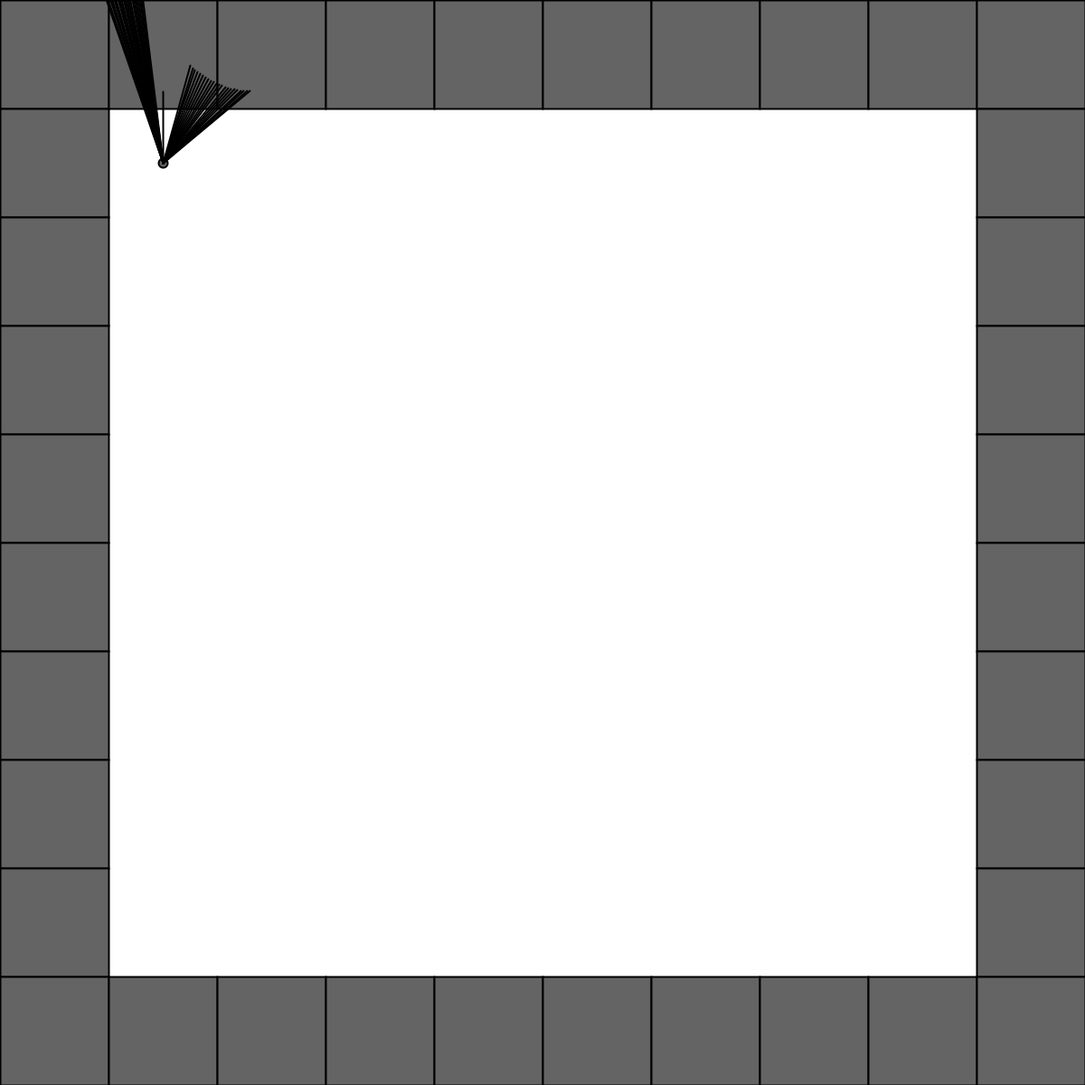
Frame 1 (no input)
Frame 60 (the mouse pressed at the canvas centre just before this capture): identical to frame 1, image omitted
Frame 120 (the mouse held since frame 60 and released just before this capture): identical to frame 1, image omitted

The Processing sketch that drew this single still picture (run headless with seeded random() and noise(); from frame 60 on, the mouse is pressed at the canvas centre):

// Processing sketch: ray_casting
// ── ray_casting.pde
// ray caster
int num_squares = 10;
int rec_width, rec_height;

// 
float[][] map = new float[num_squares][num_squares];
Rectangle[][] recs = new Rectangle[num_squares][num_squares];
int num_rays = 45; // always odd
Vec2[] rays = new Vec2[num_rays];
float fov = radians(90);
int[] curr_square;

void setup() {
    rec_width = width/num_squares;
    rec_height = height/num_squares;
    size(1200, 1200);
    surface.setTitle("Ray Caster");
    strokeWeight(2);
    for (int i = 0; i < map.length; i++) {
        for (int j = 0; j < map[0].length; j++) {
            if (i == 0 || i == map.length-1 || j == 0 || j == map[0].length-1) {
                map[i][j] = 1;
                recs[i][j] = new Rectangle(i*rec_width, j*rec_height, rec_width, rec_height);
            } else {
                map[i][j] = 0;
                recs[i][j] = null;
            }
        }
    }

    curr_square = new int[]{1, 1, rec_width+(rec_width/2), rec_height+(rec_height/2)};

    rays[0] = new Vec2(0, 1);
    for (int i = 1; i < floor(num_rays/2)+1; i++) {
        float angle = i*fov/num_rays;
        float newx = cos(angle*rays[0].x)-sin(angle*rays[0].y);
        float newy = sin(angle*rays[0].x)+cos(angle*rays[0].y);
        rays[i*2-1] = new Vec2(newx, newy);
        rays[i*2] = new Vec2(-newx, -newy);
    }
}

Rectangle curr;
void draw() {
    rectMode(CORNER);
    background(255);
    stroke(0,0,0);
    fill(100);

    for (int i = 0; i < map.length; i++) {
        for (int j = 0; j < map[0].length; j++) {
            curr = recs[i][j];
            if (curr != null) {
                rect(curr.tLeft.x, curr.tLeft.y, curr.rwidth, curr.rheight);
            }
        }
    }
    circle(curr_square[2], curr_square[3], 10.0);
    for (int i = 0; i < rays.length; i++) {
        Vec2 curr_ray = rays[i];
        line(curr_square[2], curr_square[3], curr_square[2]+curr_ray.x*100, curr_square[1]+curr_ray.y*100);
    }
}

void keyPressed() {
    if (key == 'a' || keyCode == LEFT) {
        if (recs[curr_square[0]-1][curr_square[1]] == null) {
            curr_square[0]--;
            curr_square[2] -= rec_width;
        } 
    } else if (key == 'd' || keyCode == RIGHT) {
        if (recs[curr_square[0]+1][curr_square[1]] == null) {
            curr_square[0]++;
            curr_square[2] += rec_width;
        } 
    } else if (key == 's' || keyCode == DOWN) {
        if (recs[curr_square[0]][curr_square[1]+1] == null) {
            curr_square[1]++;
            curr_square[3] += rec_height;
        } 
    } else if (key == 'w' || keyCode == UP) {
        if (recs[curr_square[0]][curr_square[1]-1] == null) {
            curr_square[1]--;
            curr_square[3] -= rec_height;
        } 
    }
}


// ── Rectangle.pde
public class Rectangle {
    public Vec2 tLeft, tRight, bLeft, bRight, center;
    public float rwidth, rheight;

    public Rectangle(float tlx, float tly, float rwidth_, float rheight_) {
        tLeft = new Vec2(tlx, tly);
        tRight = new Vec2(tlx+rwidth, tly);
        bLeft = new Vec2(tlx, tly + rheight);
        bRight = new Vec2(tlx + rwidth, tly+rheight);
        center = new Vec2(tlx+(floor(rwidth/2)), tly+(floor(rheight/2)));
        rwidth = rwidth_; rheight = rheight_;
    }
}
// ── Vec2.pde
//Vector Library
//CSCI 5611 Vector 2 Library [Example]
// Stephen J. Guy <sjguy@umn.edu>

public class Vec2 {
    public float x, y;

    public Vec2(float x, float y){
        this.x = x;
        this.y = y;
    }

    public String toString(){
        return "(" + x+ "," + y +")";
    }

    public float length(){
        return sqrt(x*x+y*y);
    }

    public Vec2 plus(Vec2 rhs){
        return new Vec2(x+rhs.x, y+rhs.y);
    }

    public void add(Vec2 rhs){
        x += rhs.x;
        y += rhs.y;
    }

    public Vec2 minus(Vec2 rhs){
        return new Vec2(x-rhs.x, y-rhs.y);
    }

    public void subtract(Vec2 rhs){
        x -= rhs.x;
        y -= rhs.y;
    }

    public Vec2 times(float rhs){
        return new Vec2(x*rhs, y*rhs);
    }

    public void mul(float rhs){
        x *= rhs;
        y *= rhs;
    }

    public void clampToLength(float maxL){
        float magnitude = sqrt(x*x + y*y);
        if (magnitude > maxL){
        x *= maxL/magnitude;
        y *= maxL/magnitude;
        }
    }

    public void setToLength(float newL){
        float magnitude = sqrt(x*x + y*y);
        x *= newL/magnitude;
        y *= newL/magnitude;
    }

    public void normalize(){
        float magnitude = sqrt(x*x + y*y);
        x /= magnitude;
        y /= magnitude;
    }

    public Vec2 normalized(){
        float magnitude = sqrt(x*x + y*y);
        return new Vec2(x/magnitude, y/magnitude);
    }

    public float distanceTo(Vec2 rhs){
        float dx = rhs.x - x;
        float dy = rhs.y - y;
        return sqrt(dx*dx + dy*dy);
    }

    public void rotated(float rad) {
        x = cos(rad)*x-sin(rad)*y;
        y = sin(rad)*x+cos(rad)*y;
    }

    public Vec2 rotate(float rad) {
        float newx = cos(rad)*x-sin(rad)*y;
        float newy = sin(rad)*x+cos(rad)*y;
        return new Vec2(newx, newy);
    }
}

Vec2 interpolate(Vec2 a, Vec2 b, float t){
  return a.plus((b.minus(a)).times(t));
  // a + ((b-a)*t)
}

float interpolate(float a, float b, float t){
  return a + ((b-a)*t);
}

float dot(Vec2 a, Vec2 b){
  return a.x*b.x + a.y*b.y;
}

Vec2 projAB(Vec2 a, Vec2 b){
  return b.times(a.x*b.x + a.y*b.y);
}
